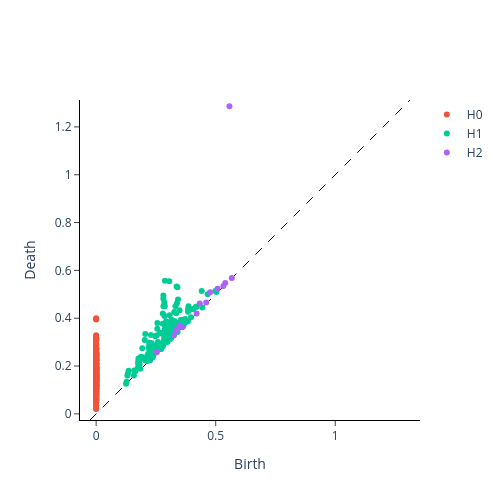

The cell this chart's notebook holds for it:
### Code cell
VR_PD.plot(pd1) #diagram for shape 1

### Figure 1 — Plotly figure (JSON) as saved in the notebook; plotly's stock layout.template omitted (floating-point values rounded to 4 significant figures; data arrays with more than 128 entries replaced by an {"elided": "..."} marker saying what was removed)
{"data": [{"hoverinfo": "none", "line": {"color": "black", "dash": "dash", "width": 1}, "mode": "lines", "showlegend": false, "type": "scatter", "x": [-0.02574, 1.313], "y": [-0.02574, 1.313]}, {"hoverinfo": "text", "hovertext": {"elided": "399 str values"}, "mode": "markers", "name": "H0", "type": "scatter", "x": {"elided": "399 float values"}, "y": {"elided": "399 float values"}}, {"hoverinfo": "text", "hovertext": {"elided": "160 str values"}, "mode": "markers", "name": "H1", "type": "scatter", "x": {"elided": "160 float values"}, "y": {"elided": "160 float values"}}, {"hoverinfo": "text", "hovertext": ["(0.5673107504844666, 0.5682657957077026)", "(0.5574708580970764, 1.2868455648422241)", "(0.540147602558136, 0.5467115640640259)", "(0.5319562554359436, 0.5343948602676392)", "(0.5077810287475586, 0.523138165473938)", "(0.4763740003108978, 0.5088798403739929)", "(0.4604329764842987, 0.46520400047302246)", "(0.43331241607666016, 0.46170708537101746)", "(0.4200456440448761, 0.42007166147232056)", "(0.3600904941558838, 0.3623215854167938)", "(0.3479333221912384, 0.36958837509155273)", "(0.335274875164032, 0.3498061001300812)", "(0.32465270161628723, 0.32746419310569763)", "(0.253466933965683, 0.25773105025291443)"], "mode": "markers", "name": "H2", "type": "scatter", "x": [0.5673, 0.5575, 0.5401, 0.532, 0.5078, 0.4764, 0.4604, 0.4333, 0.42, 0.3601, 0.3479, 0.3353, 0.3247, 0.2535], "y": [0.5683, 1.287, 0.5467, 0.5344, 0.5231, 0.5089, 0.4652, 0.4617, 0.4201, 0.3623, 0.3696, 0.3498, 0.3275, 0.2577]}], "layout": {"height": 500, "plot_bgcolor": "white", "width": 500, "xaxis": {"autorange": false, "exponentformat": "e", "linecolor": "black", "linewidth": 1, "mirror": false, "range": [-0.02574, 1.313], "showexponent": "all", "showline": true, "side": "bottom", "ticks": "outside", "title": {"text": "Birth"}, "type": "linear", "zeroline": true}, "yaxis": {"autorange": false, "exponentformat": "e", "linecolor": "black", "linewidth": 1, "mirror": false, "range": [-0.02574, 1.313], "scaleanchor": "x", "scaleratio": 1, "showexponent": "all", "showline": true, "side": "left", "ticks": "outside", "title": {"text": "Death"}, "type": "linear", "zeroline": true}}}
